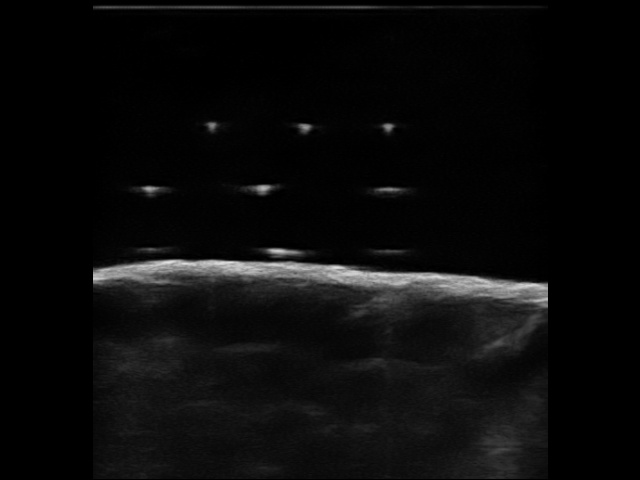
%> input picture network-devices/ultrasound/CameraUltrasoundCalibration/data/ultrasoundImagesAndPoses/fileout_13.jpg, 640 x 480 px
$ octave --eval "result = segmentLeave3Points(imread('data/ultrasoundImagesAndPoses/fileout_13.jpg'));"   (GNU Octave 9; MATLAB toolbox functions it lacks are replaced by stand-ins)
%> lines starting %> are read from the running program, lines starting %| are printed output that depends on the picture; in (x1, y1, x2, y2) boxes, pixels count from 0 and x2, y2 are one past the last pixel; in counts of white or black regions, pixels touching at a corner belong together; the program's own positions count from 1
function [ segmented,c1,c2,c3 ] = segmentLeave3Points( I )
%SEGMENTLEAVE3POINTS segments the US image and leaves only 3 topmost
%objects. The resulting image is logical.

% segmentation
Ibw = im2bw(I, 0.2);
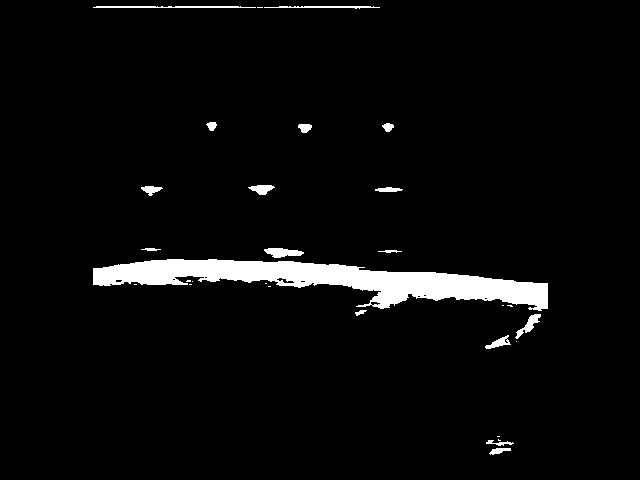
%> Ibw: size 480x640 logical; 4.1% white; 29 white regions (12 under 20 px), largest, box (x1, y1, x2, y2) and area: (93, 259, 548, 311) 10390, (93, 6, 256, 8) 295, (264, 248, 304, 258) 263
Ibw(1:50,:) = 0; % remove the edge of the water which is usually in the top
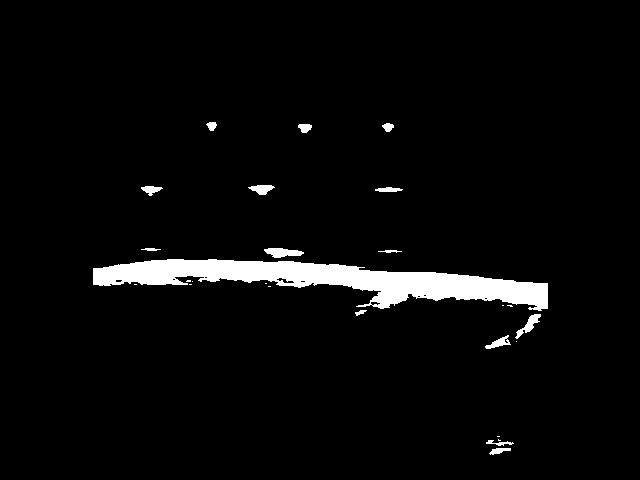
%> Ibw: size 480x640 logical; 3.9% white; 26 white regions (11 under 20 px), largest, box (x1, y1, x2, y2) and area: (93, 259, 548, 311) 10390, (264, 248, 304, 258) 263, (515, 314, 541, 339) 212
% part of the image
% get centroids (CenterOfMass coordinates) of all objects
s = regionprops(Ibw,'centroid');
%> s = 26 regions; first 5, Centroid: [331.2 280.5], [136 285], [151.8 190.3], [151.5 250], [189.2 281.6]
centroids = cat(1, s.Centroid);
%> centroids = 26 rows, first 12: [331.2 280.5; 136 285; 151.8 190.3; 151.5 250; 189.2 281.6; 191 285; 193 282; 212.4 126.5; 262.4 189.6; 283.3 253.1; 266.5 284; 270 287]
% sort the centroids according to Y coord
centroids = sortrows(centroids,2);
%> centroids = 26 rows, first 12: [212.4 126.5; 388.7 127.7; 305.5 128.4; 262.4 189.6; 151.8 190.3; 389.2 190.3; 151.5 250; 390.8 251.9; 283.3 253.1; 331.2 280.5; 189.2 281.6; 193 282]
% take only 3 first points
centroids = centroids(1:3,:);
%> centroids = [212.4 126.5; 388.7 127.7; 305.5 128.4]
% sort the centroids according to X coord
centroids = sortrows(centroids,1);
%> centroids = [212.4 126.5; 305.5 128.4; 388.7 127.7]

% each objects gets its own 'label', i.e. id number
L = bwlabeln(Ibw);
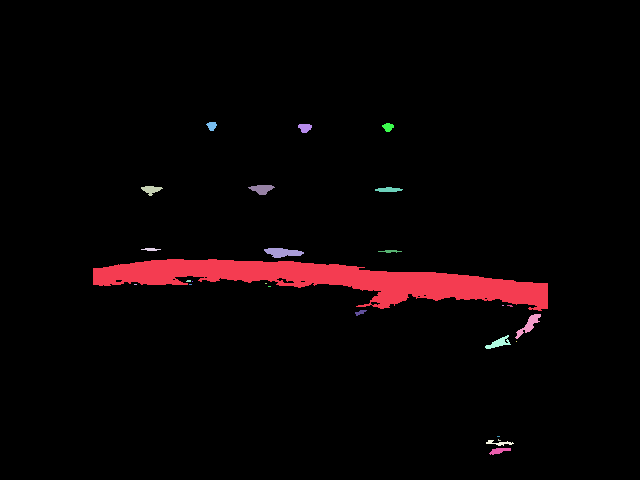
%> L: size 480x640 double; 27 distinct labels, from 0 to 26; one colour per label, 0 black
% we get ids of the 3 topmost objects
labellist = [];
for i=1:3
  labellist = [labellist L(round(centroids(i,2)),  round(centroids(i,1)))];
end
%> this loop made 3 passes
%> labellist on passes 1 to 3: 8, [8 13], [8 13 17]

% if the pixel is not a part of our 3 topmost objects, set it to 0
% if it is, set it to 1
for i=1:numel(L)
  if ~any(L(i)==labellist)
      L(i)=0;
  else
     L(i)=1;
  end
end
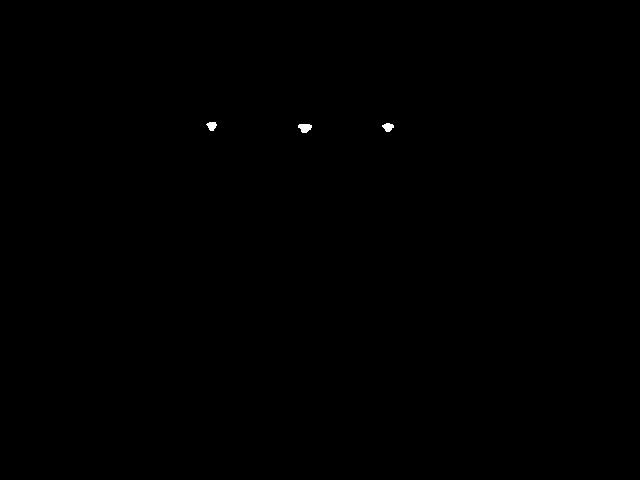
%> L: size 480x640 double; values 0 (black) and 1 (white), 0.08% white; 3 white regions, box (x1, y1, x2, y2) and area: (298, 124, 312, 133) 94, (382, 123, 394, 132) 73, (206, 122, 217, 131) 68
segmented=logical(L);
c1 = [centroids(1,1) centroids(1,2)];
%> c1 = [212.4 126.5]
c2 = [centroids(2,1) centroids(2,2)];
%> c2 = [305.5 128.4]
c3 = [centroids(3,1) centroids(3,2)];
%> c3 = [388.7 127.7]
end
